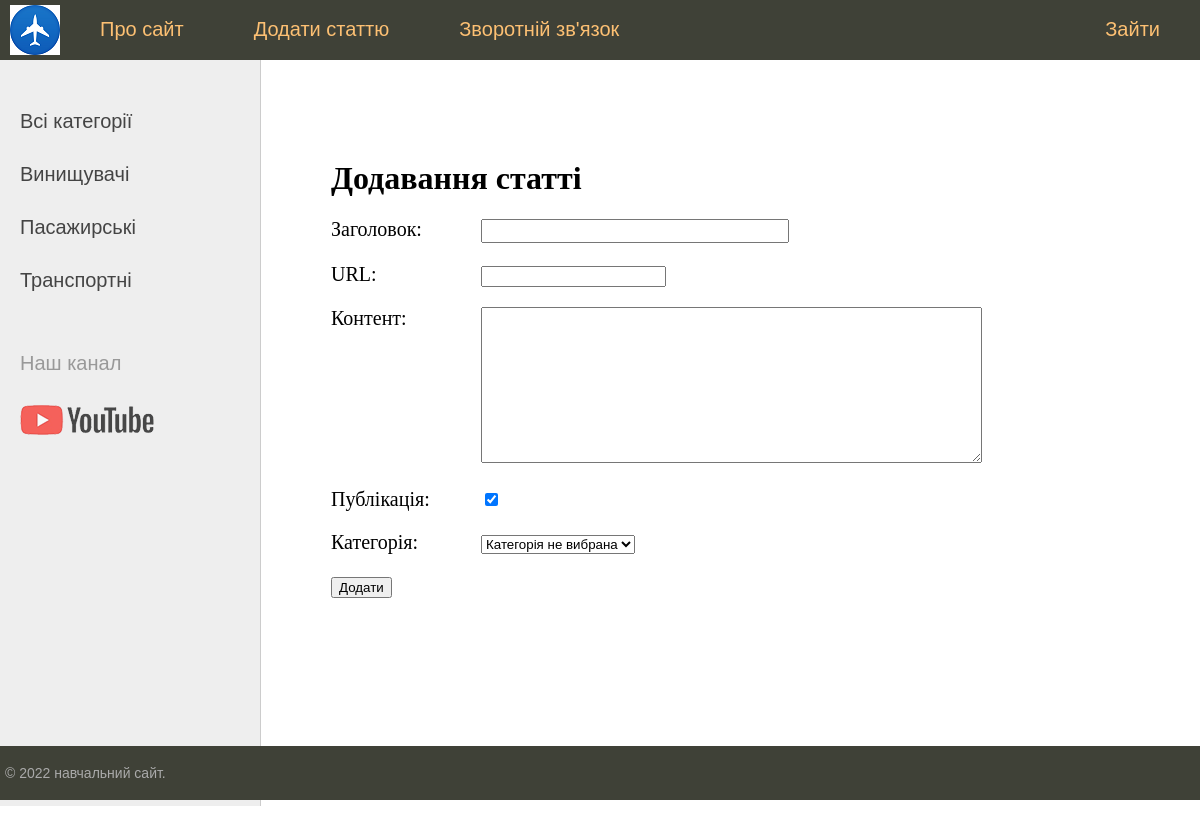
The page /addpage/ on the database its author committed.
### planes/models.py (models this page shows)
class Category(models.Model):
    name = models.CharField(max_length=100, db_index=True)
    slug = models.SlugField(max_length=255, unique=True, db_index=True)
    def __str__(self):
        return self.name
    def get_absolute_url(self):
        return reverse('category', kwargs={'cat_id': self.pk})

### planes/views.py (the view)
# urls.py: path('addpage/', addpage, name='add_page'),
def addpage(request):
    if request.method == 'POST':
        form = AddPostForm(request.POST)
        if form.is_valid():
            try:
                Plane.objects.create(**form.cleaned_data)
                return redirect('home')
            except:
                form.add_error(None, 'Помилка додавання поста')
    else:
        form = AddPostForm()
        return render(request, 'planes/addpage.html', {'form': form, 'menu': menu, 'title': 'Додавання статті'})

### planes/forms.py
class AddPostForm(forms.Form):
    title = forms.CharField(max_length=255, label="Заголовок", widget=forms.TextInput(attrs={'class': 'form-input'}))
    slug = forms.SlugField(max_length=255, label="URL")
    content = forms.CharField(widget=forms.Textarea(attrs={'cols': 60, 'rows': 10}), label="Контент")
    is_published = forms.BooleanField(label="Публікація", required=False, initial=True)
    cat = forms.ModelChoiceField(queryset=Category.objects.all(), label="Категорія", empty_label="Категорія не вибрана")

### planes/templatetags/planes_tags.py (called while the page is built)
@register.inclusion_tag('planes/list_categories.html')
def show_categories(sort=None, cat_selected=0):
    if not sort:
        cats = Category.objects.all()
    else:
        cats = Category.objects.order_by(sort)
    return {"cats": cats, "cat_selected": cat_selected}

### planes/templates/planes/addpage.html (shortened to what this page needs)
{% extends 'planes/base.html' %}
{% block content %}
<h1>{{title}}</h1>
<form action="{% url 'add_page' %}" method="post">
{% for f in form %}
<p><label class="form-label" for="{{ f.id_for_label }}">{{f.label}}: </label>{{ f }}</p>
{% endfor %}
    <button type="submit">Додати</button>
</form>
{% endblock %}

### planes/templates/planes/list_categories.html
{% for c in cats %}
	{% if c.pk == cat_selected %}
		<li class="selected">{{c.name}}</li>
	{% else %}
		<li><a href="{{ c.get_absolute_url }}">{{c.name}}</a></li>
	{% endif %}
{% endfor %}

### planes/static/planes/css/styles.css (style rules this page uses)
html, body { font-family: 'Arial'; margin: 0; padding: 0; height: 100%; width: 100%; color: #444; }
a { color: #0059b2; text-decoration: none; }
.left-chapters ul li { margin: 30px 0 0 0; color: #999; }
.left-chapters ul li a { color: #444; text-decoration: none; }
.content-text h1 { font-size: 32px; }
.form-input { width: 300px; font-size: 16px; }
.form-label { display: inline-block; min-width: 150px; vertical-align: top; }

### rows shown on the page
Category: name "Винищувачі"
Category: name "Пасажирські"
Category: name "Транспортні"

### other values the page prints
{{ m.title }} "Про сайт" "Додати статтю" "Зворотній зв'язок"
{{ m.title }} "Зайти"
{{ title }} "Додавання статті"
{{ f.label }} "Заголовок" "URL" "Контент" "Публікація" "Категорія"
